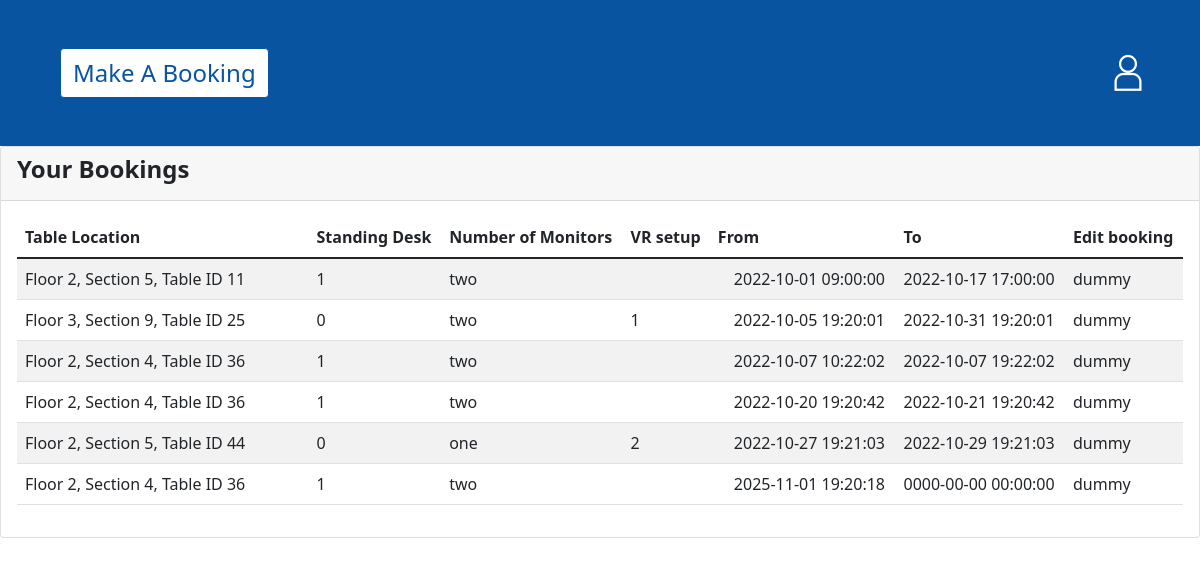
The app's page /src/calendar.php, older data.
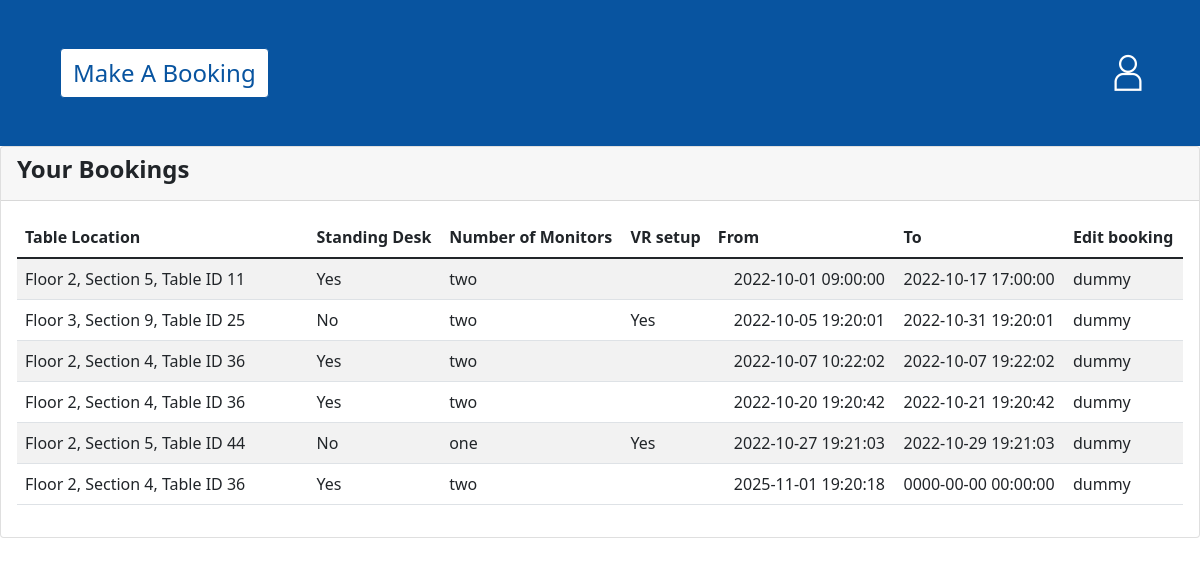
The same page, newer data.
### tables this page shows
CREATE TABLE `Calendar` (
                            `TableID` int(50) DEFAULT NULL,
                            `UID` varchar(50) DEFAULT NULL,
                            `DateStart` datetime DEFAULT NULL,
                            `DateFinish` datetime DEFAULT NULL
);

CREATE TABLE `Table` (
                         `TableID` int(50) NOT NULL,
                         `F_updown` enum('Yes','No') DEFAULT NULL,
                         `F_monitor` enum('one','two') DEFAULT NULL,
                         `F_vr_setup` enum('Yes','No') DEFAULT NULL,
                         `Floor` int(50) NOT NULL,
                         `Section` int(50) NOT NULL
);

### src/calendar.php (the view, shortened to what this page needs)
<!DOCTYPE html>
<html lang="en">
<?php
$conn = OpenCon();
?>
<head>
    <link href="../startbootstrap-bare-master/dist/css/styles.css" rel="stylesheet" />
</head>
<body>
     <nav class="navbar navbar-expand-lg navbar-dark bg-SAP py-5 sticky-top">
        <form class="container-fluid justify-content-start">
            <button class="btn btn-SAP fs-4 me-5 ms-5" type="submit" formaction="table_booking.php">Make A Booking</button>
            </form>
        <a href="#" title=""><img src="../startbootstrap-bare-master/dist/assets/profile_image.png" class="img-responsive me-5"></a>
    </nav>
     <section class="section">
         <div class="card">
             <div class="card-header">
                 <h4><b>Your Bookings</b></h4>
             </div>
             <div class="card-body">
                 <table class="table table-striped" id="table1">
                     <thead>
                     <tr>
                         <th>Table Location</th>
                         <th>Standing Desk</th>
                         <th>Number of Monitors</th>
                         <th>VR setup</th>
                         <th>From</th>
                         <th>To</th>
                         <th>Edit booking</th>
                     </tr>
                     </thead>
                     <tbody>
                     <?php
                     $sql = "SELECT `Calendar`.`UID`, `Calendar`.`TableID`, `Calendar`.`DateStart`,`Calendar`.`DateFinish`, `Table`.`F_updown`, `Table`.`F_monitor`,`Table`.`F_vr_setup`, `Table`.`Floor`,`Table`.`Section`
FROM `Calendar` INNER JOIN `User` ON `User`.`UID` = `Calendar`.`UID` INNER JOIN `Table` ON `Table`.`TableID` = `Calendar`.`TableID`
ORDER BY `Calendar`.DateStart ASC";
                     $results = $conn->query($sql);
                     if ($results->num_rows > 0){
                         while($row = $results->fetch_assoc()){
                             echo "<tr><td class='col-3'><div class='d-flex align-items-center'>
                                                            <p class=' mb-0'>"."Floor ".$row["Floor"].", ". "Section ".$row["Section"].", "."Table ID ".$row["TableID"]."</p>
                                                            </td><td class='col-auto'>
                                                            <p class=' mb-0'>".$row["F_updown"]."</p>
                                                            </div></td><td class='col-auto'>
                                                            <p class=' mb-0'>".$row["F_monitor"]."</p>
                                                            </div></td><td class='col-auto'>
                                                            <p class=' mb-0'>".$row["F_vr_setup"]."</p>
                                                            </td><td class='col-auto'>
                                                            <p class='font-bold ms-3 mb-0'>".$row["DateStart"]."</p>
                                                            </div></td><td class='col-auto'>
                                                            <p class=' mb-0'>".$row["DateFinish"]."</p>
                                                            </td><td class='col-auto'>
                                                            <p class=' mb-0'>".'dummy'."</p>
                                                            </td></tr>";
                         }
                     }
                     ?>
     </section>
</body>
</html>

Row changes from the older to the newer data that the page shows:
changed through a linked row, calendar (number 1 of 6 on the later page): table.F_updown "1" → "Yes"
changed through a linked row, calendar (number 2 of 6 on the later page): table.F_updown "0" → "No"; table.F_vr_setup "1" → "Yes"
changed through a linked row, calendar (number 3 of 6 on the later page): table.F_updown "1" → "Yes"
changed through a linked row, calendar (number 4 of 6 on the later page): table.F_updown "1" → "Yes"
changed through a linked row, calendar "one": table.F_updown "0" → "No"; table.F_vr_setup "2" → "Yes"
changed through a linked row, calendar (number 6 of 6 on the later page): table.F_updown "1" → "Yes"
